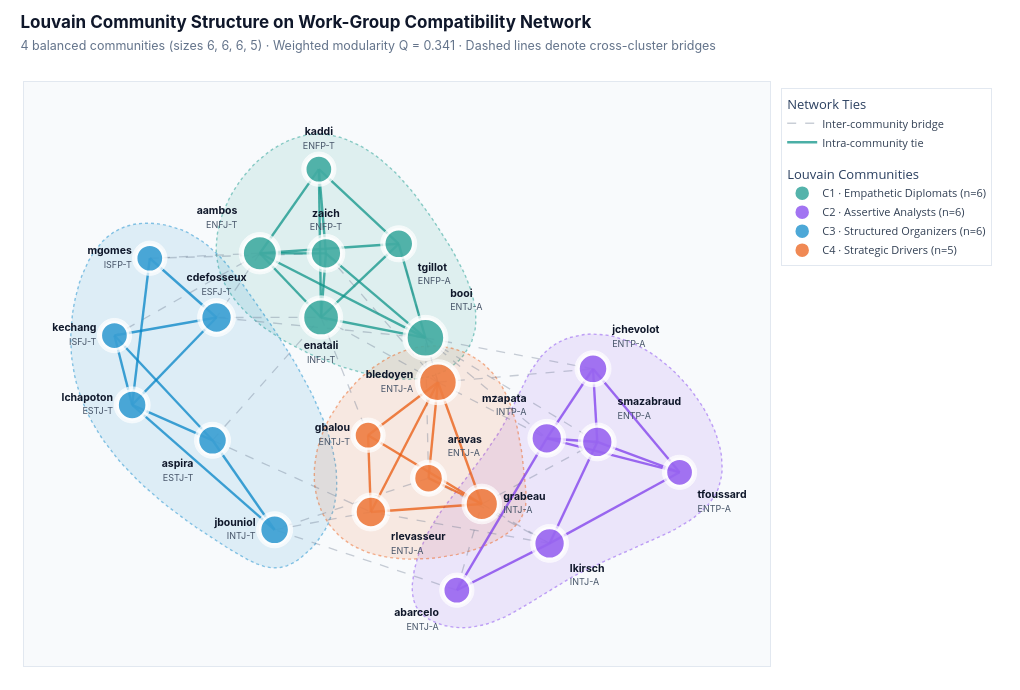

The cell this chart's notebook holds for it:
### Code cell
def smooth_hull_polygon(points, pad=0.08, n_interp=120):
    """Build a padded, C2-smooth closed spline boundary around a 2D node cluster."""
    pts = np.asarray(points, dtype=float)
    centroid = pts.mean(axis=0)
    if len(pts) == 1:
        theta = np.linspace(0, 2 * np.pi, n_interp)
        return centroid[0] + pad * np.cos(theta), centroid[1] + pad * np.sin(theta)
    if len(pts) == 2:
        vec = pts[1] - pts[0]
        unit = vec / max(np.linalg.norm(vec), 1e-6)
        perp = np.array([-unit[1], unit[0]])
        pts_hull = np.array([
            pts[0] - unit * pad + perp * pad,
            pts[1] + unit * pad + perp * pad,
            pts[1] + unit * pad - perp * pad,
            pts[0] - unit * pad - perp * pad,
        ])
    else:
        angles = np.linspace(0, 2 * np.pi, 12, endpoint=False)
        expanded = np.vstack([pts + pad * np.column_stack([np.cos(a), np.sin(a)]) for a in angles])
        hull = ConvexHull(expanded)
        pts_hull = expanded[hull.vertices]

    pts_closed = np.vstack([pts_hull, pts_hull[0]])
    tck, _ = splprep([pts_closed[:, 0], pts_closed[:, 1]], s=0.002, per=True, k=min(3, len(pts_hull) - 1))
    return splev(np.linspace(0, 1, n_interp), tck)


# Figure 7A — Compatibility Network Colored by Louvain Community with Smooth Hulls
fig_comm = go.Figure()
all_nodes = list(G_compat.nodes())
all_pts = np.array([pos_compat[n] for n in all_nodes])
span = max(all_pts[:, 0].max() - all_pts[:, 0].min(), all_pts[:, 1].max() - all_pts[:, 1].min())
text_pos_compat = smart_text_positions(pos_compat, all_nodes)
strength_compat = dict(G_compat.degree(weight="weight"))

for idx, comm in enumerate(compat_communities):
    _, fill_rgba, border_rgba, _ = CLUSTER_PALETTE[idx]
    hx, hy = smooth_hull_polygon([pos_compat[n] for n in comm], pad=0.082 * span)
    fig_comm.add_trace(
        go.Scatter(
            x=hx,
            y=hy,
            fill="toself",
            fillcolor=fill_rgba,
            mode="lines",
            line=dict(color=border_rgba, width=1.4, dash="dot"),
            hoverinfo="skip",
            showlegend=False,
        )
    )

inter_x, inter_y = [], []
for u, v in G_compat.edges():
    if node_to_community[u] != node_to_community[v]:
        inter_x.extend([pos_compat[u][0], pos_compat[v][0], None])
        inter_y.extend([pos_compat[u][1], pos_compat[v][1], None])

fig_comm.add_trace(
    go.Scatter(
        x=inter_x,
        y=inter_y,
        mode="lines",
        line=dict(width=1.3, color="rgba(100, 116, 139, 0.35)", dash="dash"),
        hoverinfo="skip",
        name="Inter-community bridge",
        legendgroup="Links",
        legendgrouptitle_text="Network Ties",
    )
)

for idx, comm in enumerate(compat_communities):
    _, _, border_rgba, _ = CLUSTER_PALETTE[idx]
    intra_x, intra_y = [], []
    for u, v in G_compat.subgraph(comm).edges():
        intra_x.extend([pos_compat[u][0], pos_compat[v][0], None])
        intra_y.extend([pos_compat[u][1], pos_compat[v][1], None])
    fig_comm.add_trace(
        go.Scatter(
            x=intra_x,
            y=intra_y,
            mode="lines",
            line=dict(width=2.4, color=border_rgba.replace("0.45", "0.74")),
            hoverinfo="skip",
            name="Intra-community tie" if idx == 0 else None,
            showlegend=(idx == 0),
            legendgroup="Links",
        )
    )

fig_comm.add_trace(
    go.Scatter(
        x=[pos_compat[n][0] for n in all_nodes],
        y=[pos_compat[n][1] for n in all_nodes],
        mode="markers",
        marker=dict(size=[27 + 1.8 * G_compat.degree(n) for n in all_nodes], color="#FFFFFF"),
        hoverinfo="skip",
        showlegend=False,
    )
)

for idx, comm in enumerate(compat_communities):
    solid, _, _, cname = CLUSTER_PALETTE[idx]
    c_nodes = sorted(comm)
    hover_data = [
        f"<b>{n}</b> · {df.loc[n, 'mbti']}{df.loc[n, 'variant']}<br>"
        f"Community: <b>{cname}</b><br>"
        f"Degree: <b>{G_compat.degree(n)}</b> · Strength: <b>{strength_compat[n]:.2f}</b><br>"
        f"<span style='color:#64748B'>E {df.loc[n, 'E']:.0%} · N {df.loc[n, 'N']:.0%} · "
        f"T {df.loc[n, 'T']:.0%} · J {df.loc[n, 'J']:.0%} · A {df.loc[n, 'A']:.0%}</span>"
        for n in c_nodes
    ]
    fig_comm.add_trace(
        go.Scatter(
            x=[pos_compat[n][0] for n in c_nodes],
            y=[pos_compat[n][1] for n in c_nodes],
            mode="markers+text",
            name=f"{cname} (n={len(c_nodes)})",
            legendgroup="Communities",
            legendgrouptitle_text="Louvain Communities" if idx == 0 else None,
            text=[
                f"<b>{n}</b><br><span style='font-size:9px;color:#475569'>{df.loc[n, 'mbti']}{df.loc[n, 'variant']}</span>"
                for n in c_nodes
            ],
            textposition=[text_pos_compat[n] for n in c_nodes],
            textfont=dict(size=10.5, color="#0F172A", family="Inter, -apple-system, sans-serif"),
            marker=dict(
                size=[20 + 1.8 * G_compat.degree(n) for n in c_nodes],
                color=solid,
                line=dict(width=2.5, color="#FFFFFF"),
            ),
            customdata=hover_data,
            hovertemplate="%{customdata}<extra></extra>",
        )
    )

xs, ys = all_pts[:, 0], all_pts[:, 1]
x_pad = (xs.max() - xs.min()) * 0.16
y_pad = (ys.max() - ys.min()) * 0.18

fig_comm.update_layout(
    title=dict(
        text=(
            "<b>Louvain Community Structure on Work-Group Compatibility Network</b>"
            f"<br><span style='font-size:12.5px;color:#64748B;font-weight:400'>"
            f"4 balanced communities (sizes 6, 6, 6, 5) · Weighted modularity Q = {compat_modularity:.3f} · Dashed lines denote cross-cluster bridges</span>"
        ),
        x=0.02, y=0.96, xanchor="left", yanchor="top",
        font=dict(size=17, color="#0F172A", family="Inter, -apple-system, sans-serif"),
    ),
    width=1020,
    height=690,
    paper_bgcolor="#FFFFFF",
    plot_bgcolor="#F8FAFC",
    margin=dict(l=24, r=250, t=82, b=24),
    xaxis=dict(showgrid=False, zeroline=False, showticklabels=False, range=[xs.min() - x_pad, xs.max() + x_pad], linecolor="#E2E8F0", linewidth=1, mirror=True),
    yaxis=dict(showgrid=False, zeroline=False, showticklabels=False, range=[ys.min() - y_pad, ys.max() + y_pad * 1.15], linecolor="#E2E8F0", linewidth=1, mirror=True),
    legend=dict(x=1.015, y=0.99, xanchor="left", yanchor="top", bgcolor="rgba(255,255,255,0.94)", bordercolor="#E2E8F0", borderwidth=1, font=dict(size=11, color="#334155"), tracegroupgap=12),
    hoverlabel=dict(bgcolor="#FFFFFF", bordercolor="#CBD5E1", font=dict(size=12, family="Inter, -apple-system, sans-serif", color="#0F172A")),
)
fig_comm.show()

# Figure 7B — Psychometric Radar Signatures Across Communities
trait_labels = [
    "Energy (E)<br><span style='font-size:10px;color:#64748B'>Extraverted</span>",
    "Mind (N)<br><span style='font-size:10px;color:#64748B'>Intuitive</span>",
    "Nature (T)<br><span style='font-size:10px;color:#64748B'>Thinking</span>",
    "Tactics (J)<br><span style='font-size:10px;color:#64748B'>Judging</span>",
    "Identity (A)<br><span style='font-size:10px;color:#64748B'>Assertive</span>",
]

fig_radar = go.Figure()
for idx, comm in enumerate(compat_communities):
    solid, fill_rgba, _, cname = CLUSTER_PALETTE[idx]
    means = [float(df.loc[sorted(comm), t].mean() * 100.0) for t in traits]
    fig_radar.add_trace(
        go.Scatterpolar(
            r=means + [means[0]],
            theta=trait_labels + [trait_labels[0]],
            fill="toself",
            fillcolor=fill_rgba.replace("0.11", "0.13"),
            mode="lines+markers",
            name=f"{cname} (n={len(comm)})",
            line=dict(color=solid, width=2.5),
            marker=dict(size=7.5, color=solid, line=dict(width=1.5, color="#FFFFFF")),
            hovertemplate=f"<b>{cname}</b><br>%{{theta}}: <b>%{{r:.1f}}%</b><extra></extra>",
        )
    )

fig_radar.add_trace(
    go.Scatterpolar(
        r=[50, 50, 50, 50, 50, 50],
        theta=trait_labels + [trait_labels[0]],
        mode="lines",
        name="50% Neutral Midpoint",
        line=dict(color="rgba(100, 116, 139, 0.55)", width=1.4, dash="dot"),
        hoverinfo="skip",
    )
)

fig_radar.update_layout(
    title=dict(
        text=(
            "<b>Psychometric Trait Signatures Across Louvain Communities</b>"
            "<br><span style='font-size:12.5px;color:#64748B;font-weight:400'>"
            "Mean continuous 16Personalities scores (%) per cluster on the Work-Group Compatibility Network</span>"
        ),
        x=0.02, y=0.96, xanchor="left", yanchor="top",
        font=dict(size=17, color="#0F172A", family="Inter, -apple-system, sans-serif"),
    ),
    width=960,
    height=580,
    paper_bgcolor="#FFFFFF",
    font=dict(family="Inter, -apple-system, sans-serif", color="#1E293B"),
    margin=dict(l=60, r=265, t=95, b=45),
    polar=dict(
        bgcolor="#F8FAFC",
        radialaxis=dict(
            visible=True,
            range=[0, 100],
            angle=54,
            tickangle=0,
            tickvals=[20, 40, 60, 80],
            ticktext=["20%", "40%", "60%", "80%"],
            tickfont=dict(size=10, color="#64748B"),
            gridcolor="#E2E8F0",
            linecolor="#CBD5E1",
        ),
        angularaxis=dict(
            tickfont=dict(size=11.5, color="#0F172A"),
            gridcolor="#E2E8F0",
            linecolor="#CBD5E1",
            direction="clockwise",
            rotation=90,
        ),
    ),
    legend=dict(
        x=1.05, y=0.92, xanchor="left", yanchor="top",
        bgcolor="rgba(255,255,255,0.95)", bordercolor="#E2E8F0", borderwidth=1,
        font=dict(size=11, color="#334155"),
    ),
    hoverlabel=dict(bgcolor="#FFFFFF", bordercolor="#CBD5E1", font=dict(size=12, family="Inter, -apple-system, sans-serif", color="#0F172A")),
)
fig_radar.show()

### Figure 1 — Plotly figure (JSON) as saved in the notebook; plotly's stock layout.template omitted (floating-point values rounded to 4 significant figures)
{"data": [{"fill": "toself", "fillcolor": "rgba(13, 148, 136, 0.11)", "hoverinfo": "skip", "line": {"color": "rgba(13, 148, 136, 0.45)", "dash": "dot", "width": 1.4}, "mode": "lines", "showlegend": false, "type": "scatter", "x": [-0.5286, -0.5265, -0.523, -0.5182, -0.5119, -0.5044, -0.4957, -0.4858, -0.4747, -0.4625, -0.4493, -0.435, -0.4198, -0.4036, -0.3866, -0.3688, -0.3502, -0.3308, -0.3107, -0.29, -0.2687, -0.2469, -0.2245, -0.2017, -0.1784, -0.1548, -0.1309, -0.1068, -0.08251, -0.05821, -0.03392, -0.00975, 0.01424, 0.03796, 0.06134, 0.0843, 0.1068, 0.1286, 0.1498, 0.1703, 0.1899, 0.2087, 0.2264, 0.2431, 0.2587, 0.2729, 0.2858, 0.2971, 0.3068, 0.3147, 0.3207, 0.3249, 0.3274, 0.3282, 0.3275, 0.3252, 0.3217, 0.3168, 0.3108, 0.3037, 0.2956, 0.2866, 0.2768, 0.2663, 0.2552, 0.2436, 0.2316, 0.2192, 0.2066, 0.1938, 0.181, 0.1681, 0.155, 0.1418, 0.1284, 0.1148, 0.1008, 0.08663, 0.07209, 0.05717, 0.04186, 0.02611, 0.009903, -0.00681, -0.02406, -0.04187, -0.06028, -0.07929, -0.09881, -0.1187, -0.139, -0.1595, -0.1802, -0.201, -0.2217, -0.2423, -0.2628, -0.2829, -0.3027, -0.322, -0.3407, -0.3588, -0.3763, -0.3931, -0.4091, -0.4243, -0.4386, -0.4521, -0.4647, -0.4763, -0.4868, -0.4963, -0.5047, -0.512, -0.518, -0.5228, -0.5263, -0.5285, -0.5293, -0.5286], "y": [0.5456, 0.5227, 0.5003, 0.4784, 0.457, 0.4361, 0.4156, 0.3956, 0.3762, 0.3572, 0.3387, 0.3206, 0.3031, 0.286, 0.2695, 0.2534, 0.2378, 0.2227, 0.208, 0.1939, 0.1802, 0.167, 0.1544, 0.1421, 0.1304, 0.1192, 0.1085, 0.09854, 0.08929, 0.08086, 0.07335, 0.06683, 0.0614, 0.05713, 0.05412, 0.05244, 0.05219, 0.05345, 0.0563, 0.06083, 0.06713, 0.07527, 0.08535, 0.09744, 0.1115, 0.1272, 0.1444, 0.1629, 0.1823, 0.2026, 0.2235, 0.2449, 0.2668, 0.289, 0.3117, 0.3346, 0.3579, 0.3813, 0.405, 0.4288, 0.4527, 0.4767, 0.5008, 0.5248, 0.5487, 0.5725, 0.5962, 0.6197, 0.6429, 0.6659, 0.6885, 0.7108, 0.7327, 0.7541, 0.7751, 0.7955, 0.8154, 0.8347, 0.8533, 0.8713, 0.8885, 0.905, 0.9207, 0.9356, 0.9495, 0.9626, 0.9747, 0.9857, 0.9955, 1.004, 1.01, 1.015, 1.017, 1.017, 1.015, 1.011, 1.004, 0.9952, 0.9847, 0.9726, 0.9589, 0.9438, 0.9275, 0.9099, 0.8912, 0.8715, 0.8509, 0.8295, 0.8073, 0.7846, 0.7614, 0.7377, 0.7137, 0.6896, 0.6653, 0.641, 0.6167, 0.5927, 0.569, 0.5456]}, {"fill": "toself", "fillcolor": "rgba(124, 58, 237, 0.11)", "hoverinfo": "skip", "line": {"color": "rgba(124, 58, 237, 0.45)", "dash": "dot", "width": 1.4}, "mode": "lines", "showlegend": false, "type": "scatter", "x": [0.1242, 0.12, 0.1178, 0.1181, 0.1217, 0.1293, 0.1414, 0.1582, 0.1787, 0.202, 0.2271, 0.253, 0.2787, 0.3039, 0.3286, 0.353, 0.377, 0.4007, 0.4243, 0.4478, 0.4713, 0.4949, 0.5186, 0.5425, 0.5668, 0.5914, 0.6166, 0.6422, 0.6685, 0.6952, 0.7224, 0.7498, 0.7773, 0.8048, 0.8322, 0.8592, 0.8858, 0.9118, 0.9371, 0.9615, 0.985, 1.007, 1.028, 1.048, 1.066, 1.083, 1.097, 1.11, 1.12, 1.129, 1.135, 1.139, 1.141, 1.14, 1.138, 1.134, 1.129, 1.121, 1.112, 1.101, 1.089, 1.076, 1.061, 1.045, 1.027, 1.009, 0.9899, 0.9697, 0.9486, 0.9269, 0.9044, 0.8814, 0.8578, 0.8338, 0.8094, 0.7848, 0.76, 0.735, 0.71, 0.6851, 0.6606, 0.6368, 0.6141, 0.5928, 0.5733, 0.5555, 0.5394, 0.5246, 0.511, 0.4984, 0.4864, 0.4748, 0.4635, 0.4521, 0.4405, 0.4284, 0.4157, 0.4023, 0.3885, 0.3742, 0.3595, 0.3446, 0.3295, 0.3143, 0.299, 0.2839, 0.2688, 0.254, 0.2395, 0.2254, 0.2118, 0.1987, 0.1863, 0.1746, 0.1637, 0.1537, 0.1446, 0.1367, 0.1298, 0.1242], "y": [-0.7, -0.7291, -0.7583, -0.7869, -0.8142, -0.8394, -0.8617, -0.8808, -0.8964, -0.9087, -0.9177, -0.9233, -0.9257, -0.9249, -0.9212, -0.9149, -0.9062, -0.8953, -0.8827, -0.8684, -0.8528, -0.8362, -0.8187, -0.8007, -0.7825, -0.7642, -0.7461, -0.7285, -0.7117, -0.6956, -0.6801, -0.6652, -0.6507, -0.6365, -0.6225, -0.6087, -0.595, -0.5811, -0.5672, -0.5529, -0.5384, -0.5233, -0.5078, -0.4915, -0.4746, -0.4568, -0.438, -0.4182, -0.3973, -0.3752, -0.3518, -0.3274, -0.302, -0.2758, -0.249, -0.2217, -0.1939, -0.166, -0.1379, -0.1099, -0.08203, -0.0545, -0.02742, -0.0009324, 0.02482, 0.0497, 0.07356, 0.09627, 0.1177, 0.1377, 0.1561, 0.1728, 0.1877, 0.2006, 0.2113, 0.2198, 0.2259, 0.2294, 0.2303, 0.2283, 0.2236, 0.216, 0.2056, 0.1924, 0.1764, 0.1577, 0.1366, 0.1135, 0.08864, 0.06238, 0.03503, 0.006919, -0.02164, -0.05031, -0.07879, -0.1067, -0.1339, -0.1604, -0.1862, -0.2113, -0.236, -0.2602, -0.284, -0.3075, -0.3308, -0.3539, -0.3769, -0.3999, -0.423, -0.4461, -0.4695, -0.4931, -0.517, -0.5414, -0.5662, -0.5916, -0.6176, -0.6443, -0.6717, -0.7]}, {"fill": "toself", "fillcolor": "rgba(2, 132, 199, 0.11)", "hoverinfo": "skip", "line": {"color": "rgba(2, 132, 199, 0.45)", "dash": "dot", "width": 1.4}, "mode": "lines", "showlegend": false, "type": "scatter", "x": [-1.004, -1.007, -1.008, -1.009, -1.009, -1.007, -1.005, -1.001, -0.9966, -0.9912, -0.9848, -0.9774, -0.9692, -0.9601, -0.9501, -0.9393, -0.9276, -0.9151, -0.9018, -0.8878, -0.873, -0.8574, -0.8412, -0.8242, -0.8066, -0.7883, -0.7693, -0.7498, -0.7296, -0.7088, -0.6875, -0.6656, -0.6432, -0.6203, -0.5969, -0.5731, -0.5487, -0.524, -0.4988, -0.4732, -0.4473, -0.4213, -0.3952, -0.3695, -0.3442, -0.3196, -0.2959, -0.2733, -0.252, -0.2323, -0.2142, -0.1981, -0.1839, -0.1715, -0.1608, -0.1519, -0.1447, -0.139, -0.1349, -0.1323, -0.1311, -0.1313, -0.1328, -0.1356, -0.1396, -0.1447, -0.151, -0.1583, -0.1665, -0.1757, -0.1857, -0.1966, -0.2082, -0.2205, -0.2335, -0.247, -0.2611, -0.2756, -0.2905, -0.3058, -0.3215, -0.3373, -0.3533, -0.3695, -0.3857, -0.402, -0.4182, -0.4344, -0.4508, -0.4673, -0.4841, -0.5014, -0.5191, -0.5375, -0.5567, -0.5766, -0.5975, -0.6194, -0.6425, -0.6668, -0.6925, -0.7191, -0.7462, -0.7731, -0.7993, -0.8242, -0.8473, -0.8686, -0.8882, -0.9061, -0.9223, -0.937, -0.9502, -0.9619, -0.9721, -0.981, -0.9886, -0.9949, -1.0, -1.004], "y": [0.3034, 0.2723, 0.2417, 0.2116, 0.182, 0.1528, 0.1241, 0.09592, 0.06814, 0.0408, 0.01389, -0.01261, -0.0387, -0.06439, -0.08969, -0.1146, -0.1392, -0.1634, -0.1872, -0.2107, -0.2339, -0.2568, -0.2793, -0.3016, -0.3236, -0.3452, -0.3667, -0.3878, -0.4087, -0.4293, -0.4498, -0.47, -0.49, -0.5097, -0.5293, -0.5487, -0.5679, -0.587, -0.6059, -0.6247, -0.6431, -0.6601, -0.6744, -0.6849, -0.6903, -0.6894, -0.6822, -0.6697, -0.6532, -0.6337, -0.6124, -0.5902, -0.5674, -0.5439, -0.5199, -0.4953, -0.4701, -0.4444, -0.4183, -0.3917, -0.3646, -0.3372, -0.3095, -0.2814, -0.253, -0.2243, -0.1954, -0.1663, -0.137, -0.1075, -0.07794, -0.04828, -0.01856, 0.01119, 0.04094, 0.07067, 0.1003, 0.1299, 0.1594, 0.1887, 0.2178, 0.2467, 0.2754, 0.3038, 0.3319, 0.3597, 0.3872, 0.4142, 0.4405, 0.4662, 0.4909, 0.5146, 0.5372, 0.5584, 0.5782, 0.5963, 0.6127, 0.6273, 0.6397, 0.65, 0.658, 0.6634, 0.6661, 0.6657, 0.662, 0.6548, 0.644, 0.6298, 0.6125, 0.5923, 0.5697, 0.5449, 0.5182, 0.4899, 0.4603, 0.4297, 0.3984, 0.3667, 0.3349, 0.3034]}, {"fill": "toself", "fillcolor": "rgba(234, 88, 12, 0.11)", "hoverinfo": "skip", "line": {"color": "rgba(234, 88, 12, 0.45)", "dash": "dot", "width": 1.4}, "mode": "lines", "showlegend": false, "type": "scatter", "x": [-0.1838, -0.1896, -0.1946, -0.1986, -0.2017, -0.204, -0.2053, -0.2057, -0.2051, -0.2037, -0.2013, -0.198, -0.1938, -0.1887, -0.1826, -0.1756, -0.1676, -0.1587, -0.1489, -0.1381, -0.1264, -0.1137, -0.1001, -0.08548, -0.06994, -0.05345, -0.03599, -0.01757, 0.00175, 0.02187, 0.0427, 0.06412, 0.08603, 0.1083, 0.1309, 0.1537, 0.1765, 0.1993, 0.222, 0.2445, 0.2666, 0.2883, 0.3094, 0.3299, 0.3497, 0.3686, 0.3865, 0.4034, 0.4191, 0.4336, 0.4467, 0.4583, 0.4685, 0.477, 0.4839, 0.489, 0.4923, 0.4937, 0.4936, 0.4926, 0.491, 0.4893, 0.4875, 0.4855, 0.4833, 0.4809, 0.4783, 0.4753, 0.472, 0.4683, 0.4642, 0.4597, 0.4547, 0.4491, 0.443, 0.4363, 0.4289, 0.4208, 0.4121, 0.4026, 0.3923, 0.3812, 0.3692, 0.3563, 0.3425, 0.3277, 0.3119, 0.2955, 0.2783, 0.2606, 0.2425, 0.2242, 0.2057, 0.1872, 0.1687, 0.1503, 0.132, 0.1138, 0.09585, 0.07806, 0.06051, 0.04323, 0.02625, 0.009612, -0.006658, -0.02253, -0.03796, -0.05292, -0.06738, -0.0813, -0.09466, -0.1074, -0.1195, -0.131, -0.1417, -0.1517, -0.161, -0.1694, -0.177, -0.1838], "y": [-0.1777, -0.1991, -0.2205, -0.2419, -0.2633, -0.2846, -0.3057, -0.3266, -0.3472, -0.3676, -0.3876, -0.4073, -0.4266, -0.4453, -0.4636, -0.4813, -0.4984, -0.5148, -0.5306, -0.5456, -0.5598, -0.5732, -0.5857, -0.5973, -0.608, -0.6176, -0.6261, -0.6336, -0.6399, -0.6452, -0.6494, -0.6525, -0.6546, -0.6558, -0.6559, -0.655, -0.6532, -0.6505, -0.6468, -0.6423, -0.6369, -0.6306, -0.6236, -0.6157, -0.607, -0.5976, -0.5874, -0.5765, -0.5648, -0.5525, -0.5395, -0.5257, -0.5111, -0.4957, -0.4794, -0.4622, -0.444, -0.4248, -0.4048, -0.384, -0.3627, -0.341, -0.319, -0.2966, -0.2741, -0.2514, -0.2287, -0.2059, -0.1831, -0.1605, -0.1381, -0.1159, -0.09395, -0.07241, -0.0513, -0.03068, -0.01061, 0.008826, 0.02758, 0.04559, 0.06278, 0.07909, 0.09446, 0.1088, 0.1221, 0.1343, 0.1453, 0.155, 0.1634, 0.1704, 0.176, 0.1801, 0.1826, 0.1835, 0.1829, 0.1807, 0.177, 0.172, 0.1656, 0.1579, 0.149, 0.1389, 0.1277, 0.1154, 0.1021, 0.08792, 0.07282, 0.05689, 0.0402, 0.02279, 0.00473, -0.01393, -0.03312, -0.05279, -0.07289, -0.09335, -0.1141, -0.1351, -0.1563, -0.1777]}, {"hoverinfo": "skip", "legendgroup": "Links", "legendgrouptitle": {"text": "Network Ties"}, "line": {"color": "rgba(100, 116, 139, 0.35)", "dash": "dash", "width": 1.3}, "mode": "lines", "name": "Inter-community bridge", "type": "scatter", "x": [-0.385, -0.5279, null, -0.385, -0.8649, null, -0.385, -0.7482, null, 0.265, -0.3363, null, 0.265, 0.3474, null, 0.1716, 0.1613, null, 0.1716, -0.3363, null, 0.1716, 0.571, null, -0.5412, -0.01868, null, -0.5412, -0.183, null, 0.2026, 0.1613, null, 0.2026, -0.183, null, 0.2026, 0.7144, null, 0.2026, 0.5618, null, 0.2026, 0.07331, null, 0.2026, -0.167, null, 0.1613, -0.5279, null, 0.1613, 0.7144, null, 0.1613, 0.5618, null, 0.1613, 0.7284, null, -0.5279, -0.183, null, -0.183, -0.02789, null, 0.3474, 0.571, null, 0.3474, 0.7284, null, -0.3363, -0.01868, null, 0.571, -0.01868, null, -0.7482, -0.167, null], "y": [0.5481, 0.2952, null, 0.5481, 0.2241, null, 0.5481, 0.5283, null, -0.778, -0.5402, null, -0.778, -0.4387, null, -0.337, 0.215, null, -0.337, -0.5402, null, -0.337, -0.5939, null, -0.188, -0.4703, null, -0.188, 0.2953, null, 0.04038, 0.215, null, 0.04038, 0.2953, null, 0.04038, 0.09338, null, 0.04038, -0.1802, null, 0.04038, 0.5851, null, 0.04038, 0.5476, null, 0.215, 0.2952, null, 0.215, 0.09338, null, 0.215, -0.1802, null, 0.215, -0.1945, null, 0.2952, 0.2953, null, 0.2953, -0.168, null, -0.4387, -0.5939, null, -0.4387, -0.1945, null, -0.5402, -0.4703, null, -0.5939, -0.4703, null, 0.5283, 0.5476, null]}, {"hoverinfo": "skip", "legendgroup": "Links", "line": {"color": "rgba(13, 148, 136, 0.74)", "width": 2.4}, "mode": "lines", "name": "Intra-community tie", "showlegend": true, "type": "scatter", "x": [-0.167, -0.1903, null, -0.167, -0.183, null, -0.167, 0.1613, null, -0.167, -0.385, null, -0.183, -0.385, null, -0.183, 0.1613, null, -0.183, 0.07331, null, -0.183, -0.1903, null, -0.1903, -0.385, null, -0.1903, 0.07331, null, -0.385, 0.1613, null, -0.385, 0.07331, null, 0.07331, 0.1613, null], "y": [0.5476, 0.8789, null, 0.5476, 0.2953, null, 0.5476, 0.215, null, 0.5476, 0.5481, null, 0.2953, 0.5481, null, 0.2953, 0.215, null, 0.2953, 0.5851, null, 0.2953, 0.8789, null, 0.8789, 0.5481, null, 0.8789, 0.5851, null, 0.5481, 0.215, null, 0.5481, 0.5851, null, 0.5851, 0.215, null]}, {"hoverinfo": "skip", "legendgroup": "Links", "line": {"color": "rgba(124, 58, 237, 0.74)", "width": 2.4}, "mode": "lines", "showlegend": false, "type": "scatter", "x": [1.0, 0.5618, null, 1.0, 0.7144, null, 1.0, 0.571, null, 1.0, 0.7284, null, 0.7284, 0.7144, null, 0.7284, 0.571, null, 0.7284, 0.5618, null, 0.571, 0.265, null, 0.5618, 0.265, null, 0.5618, 0.7144, null], "y": [-0.314, -0.1802, null, -0.314, 0.09338, null, -0.314, -0.5939, null, -0.314, -0.1945, null, -0.1945, 0.09338, null, -0.1945, -0.5939, null, -0.1945, -0.1802, null, -0.5939, -0.778, null, -0.1802, -0.778, null, -0.1802, 0.09338, null]}, {"hoverinfo": "skip", "legendgroup": "Links", "line": {"color": "rgba(2, 132, 199, 0.74)", "width": 2.4}, "mode": "lines", "showlegend": false, "type": "scatter", "x": [-0.7482, -0.8065, null, -0.7482, -0.5279, null, -0.5412, -0.8065, null, -0.5412, -0.8649, null, -0.5412, -0.3363, null, -0.3363, -0.8065, null, -0.8649, -0.5279, null, -0.8649, -0.8065, null, -0.5279, -0.8065, null], "y": [0.5283, -0.04872, null, 0.5283, 0.2952, null, -0.188, -0.04872, null, -0.188, 0.2241, null, -0.188, -0.5402, null, -0.5402, -0.04872, null, 0.2241, 0.2952, null, 0.2241, -0.04872, null, 0.2952, -0.04872, null]}, {"hoverinfo": "skip", "legendgroup": "Links", "line": {"color": "rgba(234, 88, 12, 0.74)", "width": 2.4}, "mode": "lines", "showlegend": false, "type": "scatter", "x": [-0.02789, 0.2026, null, -0.02789, 0.3474, null, -0.02789, -0.01868, null, 0.2026, 0.1716, null, 0.2026, 0.3474, null, 0.2026, -0.01868, null, 0.1716, 0.3474, null, -0.01868, 0.3474, null], "y": [-0.168, 0.04038, null, -0.168, -0.4387, null, -0.168, -0.4703, null, 0.04038, -0.337, null, 0.04038, -0.4387, null, 0.04038, -0.4703, null, -0.337, -0.4387, null, -0.4703, -0.4387, null]}, {"hoverinfo": "skip", "marker": {"color": "#FFFFFF", "size": [41.4, 34.2, 36.0, 36.0, 45.0, 45.0, 37.8, 43.2, 34.2, 39.6, 36.0, 36.0, 34.2, 34.2, 36.0, 37.8, 34.2, 37.8, 37.8, 37.8, 34.2, 36.0, 37.8]}, "mode": "markers", "showlegend": false, "type": "scatter", "x": [-0.385, 0.265, 0.1716, -0.5412, 0.2026, 0.1613, -0.5279, -0.183, -0.02789, 0.3474, -0.3363, 0.7144, -0.1903, -0.8649, -0.8065, 0.571, -0.7482, 0.5618, -0.01868, 0.7284, 1.0, 0.07331, -0.167], "y": [0.5481, -0.778, -0.337, -0.188, 0.04038, 0.215, 0.2952, 0.2953, -0.168, -0.4387, -0.5402, 0.09338, 0.8789, 0.2241, -0.04872, -0.5939, 0.5283, -0.1802, -0.4703, -0.1945, -0.314, 0.5851, 0.5476]}, {"customdata": ["<b>aambos</b> · ENFJ-T<br>Community: <b>C1 · Empathetic Diplomats</b><br>Degree: <b>8</b> · Strength: <b>6.85</b><br><span style='color:#64748B'>E 56% · N 64% · T 40% · J 53% · A 36%</span>", "<b>booi</b> · ENTJ-A<br>Community: <b>C1 · Empathetic Diplomats</b><br>Degree: <b>10</b> · Strength: <b>8.70</b><br><span style='color:#64748B'>E 52% · N 61% · T 54% · J 54% · A 69%</span>", "<b>enatali</b> · INFJ-T<br>Community: <b>C1 · Empathetic Diplomats</b><br>Degree: <b>9</b> · Strength: <b>7.85</b><br><span style='color:#64748B'>E 46% · N 64% · T 49% · J 57% · A 39%</span>", "<b>kaddi</b> · ENFP-T<br>Community: <b>C1 · Empathetic Diplomats</b><br>Degree: <b>4</b> · Strength: <b>3.14</b><br><span style='color:#64748B'>E 53% · N 86% · T 22% · J 42% · A 12%</span>", "<b>tgillot</b> · ENFP-A<br>Community: <b>C1 · Empathetic Diplomats</b><br>Degree: <b>5</b> · Strength: <b>4.27</b><br><span style='color:#64748B'>E 65% · N 71% · T 49% · J 42% · A 56%</span>", "<b>zaich</b> · ENFP-T<br>Community: <b>C1 · Empathetic Diplomats</b><br>Degree: <b>6</b> · Strength: <b>4.92</b><br><span style='color:#64748B'>E 78% · N 70% · T 49% · J 43% · A 44%</span>"], "hovertemplate": "%{customdata}<extra></extra>", "legendgroup": "Communities", "legendgrouptitle": {"text": "Louvain Communities"}, "marker": {"color": "#0D9488", "line": {"color": "#FFFFFF", "width": 2.5}, "size": [34.4, 38.0, 36.2, 27.2, 29.0, 30.8]}, "mode": "markers+text", "name": "C1 · Empathetic Diplomats (n=6)", "text": ["<b>aambos</b><br><span style='font-size:9px;color:#475569'>ENFJ-T</span>", "<b>booi</b><br><span style='font-size:9px;color:#475569'>ENTJ-A</span>", "<b>enatali</b><br><span style='font-size:9px;color:#475569'>INFJ-T</span>", "<b>kaddi</b><br><span style='font-size:9px;color:#475569'>ENFP-T</span>", "<b>tgillot</b><br><span style='font-size:9px;color:#475569'>ENFP-A</span>", "<b>zaich</b><br><span style='font-size:9px;color:#475569'>ENFP-T</span>"], "textfont": {"color": "#0F172A", "family": "Inter, -apple-system, sans-serif", "size": 10.5}, "textposition": ["top left", "top right", "bottom center", "top center", "bottom right", "top center"], "type": "scatter", "x": [-0.385, 0.1613, -0.183, -0.1903, 0.07331, -0.167], "y": [0.5481, 0.215, 0.2953, 0.8789, 0.5851, 0.5476]}, {"customdata": ["<b>abarcelo</b> · ENTJ-A<br>Community: <b>C2 · Assertive Analysts</b><br>Degree: <b>4</b> · Strength: <b>3.00</b><br><span style='color:#64748B'>E 100% · N 63% · T 86% · J 78% · A 99%</span>", "<b>jchevolot</b> · ENTP-A<br>Community: <b>C2 · Assertive Analysts</b><br>Degree: <b>5</b> · Strength: <b>4.26</b><br><span style='color:#64748B'>E 51% · N 54% · T 76% · J 33% · A 53%</span>", "<b>lkirsch</b> · INTJ-A<br>Community: <b>C2 · Assertive Analysts</b><br>Degree: <b>6</b> · Strength: <b>4.94</b><br><span style='color:#64748B'>E 49% · N 54% · T 90% · J 69% · A 92%</span>", "<b>mzapata</b> · INTP-A<br>Community: <b>C2 · Assertive Analysts</b><br>Degree: <b>6</b> · Strength: <b>4.98</b><br><span style='color:#64748B'>E 46% · N 64% · T 69% · J 24% · A 83%</span>", "<b>smazabraud</b> · ENTP-A<br>Community: <b>C2 · Assertive Analysts</b><br>Degree: <b>6</b> · Strength: <b>5.10</b><br><span style='color:#64748B'>E 65% · N 56% · T 72% · J 40% · A 85%</span>", "<b>tfoussard</b> · ENTP-A<br>Community: <b>C2 · Assertive Analysts</b><br>Degree: <b>4</b> · Strength: <b>3.27</b><br><span style='color:#64748B'>E 60% · N 63% · T 99% · J 22% · A 83%</span>"], "hovertemplate": "%{customdata}<extra></extra>", "legendgroup": "Communities", "marker": {"color": "#7C3AED", "line": {"color": "#FFFFFF", "width": 2.5}, "size": [27.2, 29.0, 30.8, 30.8, 30.8, 27.2]}, "mode": "markers+text", "name": "C2 · Assertive Analysts (n=6)", "text": ["<b>abarcelo</b><br><span style='font-size:9px;color:#475569'>ENTJ-A</span>", "<b>jchevolot</b><br><span style='font-size:9px;color:#475569'>ENTP-A</span>", "<b>lkirsch</b><br><span style='font-size:9px;color:#475569'>INTJ-A</span>", "<b>mzapata</b><br><span style='font-size:9px;color:#475569'>INTP-A</span>", "<b>smazabraud</b><br><span style='font-size:9px;color:#475569'>ENTP-A</span>", "<b>tfoussard</b><br><span style='font-size:9px;color:#475569'>ENTP-A</span>"], "textfont": {"color": "#0F172A", "family": "Inter, -apple-system, sans-serif", "size": 10.5}, "textposition": ["bottom left", "top right", "bottom right", "top left", "top right", "bottom right"], "type": "scatter", "x": [0.265, 0.7144, 0.571, 0.5618, 0.7284, 1.0], "y": [-0.778, 0.09338, -0.5939, -0.1802, -0.1945, -0.314]}, {"customdata": ["<b>aspira</b> · ESTJ-T<br>Community: <b>C3 · Structured Organizers</b><br>Degree: <b>5</b> · Strength: <b>4.30</b><br><span style='color:#64748B'>E 51% · N 46% · T 64% · J 81% · A 33%</span>", "<b>cdefosseux</b> · ESFJ-T<br>Community: <b>C3 · Structured Organizers</b><br>Degree: <b>6</b> · Strength: <b>5.25</b><br><span style='color:#64748B'>E 54% · N 45% · T 39% · J 57% · A 49%</span>", "<b>jbouniol</b> · INTJ-T<br>Community: <b>C3 · Structured Organizers</b><br>Degree: <b>5</b> · Strength: <b>4.14</b><br><span style='color:#64748B'>E 18% · N 58% · T 69% · J 92% · A 42%</span>", "<b>kechang</b> · ISFJ-T<br>Community: <b>C3 · Structured Organizers</b><br>Degree: <b>4</b> · Strength: <b>3.48</b><br><span style='color:#64748B'>E 36% · N 43% · T 43% · J 76% · A 32%</span>", "<b>lchapoton</b> · ESTJ-T<br>Community: <b>C3 · Structured Organizers</b><br>Degree: <b>5</b> · Strength: <b>4.28</b><br><span style='color:#64748B'>E 58% · N 35% · T 65% · J 75% · A 43%</span>", "<b>mgomes</b> · ISFP-T<br>Community: <b>C3 · Structured Organizers</b><br>Degree: <b>4</b> · Strength: <b>3.35</b><br><span style='color:#64748B'>E 31% · N 36% · T 47% · J 39% · A 31%</span>"], "hovertemplate": "%{customdata}<extra></extra>", "legendgroup": "Communities", "marker": {"color": "#0284C7", "line": {"color": "#FFFFFF", "width": 2.5}, "size": [29.0, 30.8, 29.0, 27.2, 29.0, 27.2]}, "mode": "markers+text", "name": "C3 · Structured Organizers (n=6)", "text": ["<b>aspira</b><br><span style='font-size:9px;color:#475569'>ESTJ-T</span>", "<b>cdefosseux</b><br><span style='font-size:9px;color:#475569'>ESFJ-T</span>", "<b>jbouniol</b><br><span style='font-size:9px;color:#475569'>INTJ-T</span>", "<b>kechang</b><br><span style='font-size:9px;color:#475569'>ISFJ-T</span>", "<b>lchapoton</b><br><span style='font-size:9px;color:#475569'>ESTJ-T</span>", "<b>mgomes</b><br><span style='font-size:9px;color:#475569'>ISFP-T</span>"], "textfont": {"color": "#0F172A", "family": "Inter, -apple-system, sans-serif", "size": 10.5}, "textposition": ["bottom left", "top center", "middle left", "middle left", "middle left", "middle left"], "type": "scatter", "x": [-0.5412, -0.5279, -0.3363, -0.8649, -0.8065, -0.7482], "y": [-0.188, 0.2952, -0.5402, 0.2241, -0.04872, 0.5283]}, {"customdata": ["<b>aravas</b> · ENTJ-A<br>Community: <b>C4 · Strategic Drivers</b><br>Degree: <b>5</b> · Strength: <b>4.39</b><br><span style='color:#64748B'>E 67% · N 61% · T 67% · J 67% · A 71%</span>", "<b>bledoyen</b> · ENTJ-A<br>Community: <b>C4 · Strategic Drivers</b><br>Degree: <b>10</b> · Strength: <b>8.75</b><br><span style='color:#64748B'>E 51% · N 73% · T 69% · J 54% · A 51%</span>", "<b>gbalou</b> · ENTJ-T<br>Community: <b>C4 · Strategic Drivers</b><br>Degree: <b>4</b> · Strength: <b>3.49</b><br><span style='color:#64748B'>E 65% · N 85% · T 63% · J 67% · A 49%</span>", "<b>grabeau</b> · INTJ-A<br>Community: <b>C4 · Strategic Drivers</b><br>Degree: <b>7</b> · Strength: <b>6.14</b><br><span style='color:#64748B'>E 43% · N 70% · T 74% · J 72% · A 64%</span>", "<b>rlevasseur</b> · ENTJ-A<br>Community: <b>C4 · Strategic Drivers</b><br>Degree: <b>6</b> · Strength: <b>5.21</b><br><span style='color:#64748B'>E 61% · N 67% · T 69% · J 83% · A 54%</span>"], "hovertemplate": "%{customdata}<extra></extra>", "legendgroup": "Communities", "marker": {"color": "#EA580C", "line": {"color": "#FFFFFF", "width": 2.5}, "size": [29.0, 38.0, 27.2, 32.6, 30.8]}, "mode": "markers+text", "name": "C4 · Strategic Drivers (n=5)", "text": ["<b>aravas</b><br><span style='font-size:9px;color:#475569'>ENTJ-A</span>", "<b>bledoyen</b><br><span style='font-size:9px;color:#475569'>ENTJ-A</span>", "<b>gbalou</b><br><span style='font-size:9px;color:#475569'>ENTJ-T</span>", "<b>grabeau</b><br><span style='font-size:9px;color:#475569'>INTJ-A</span>", "<b>rlevasseur</b><br><span style='font-size:9px;color:#475569'>ENTJ-A</span>"], "textfont": {"color": "#0F172A", "family": "Inter, -apple-system, sans-serif", "size": 10.5}, "textposition": ["top right", "middle left", "middle left", "middle right", "bottom right"], "type": "scatter", "x": [0.1716, 0.2026, -0.02789, 0.3474, -0.01868], "y": [-0.337, 0.04038, -0.168, -0.4387, -0.4703]}], "layout": {"height": 690, "hoverlabel": {"bgcolor": "#FFFFFF", "bordercolor": "#CBD5E1", "font": {"color": "#0F172A", "family": "Inter, -apple-system, sans-serif", "size": 12}}, "legend": {"bgcolor": "rgba(255,255,255,0.94)", "bordercolor": "#E2E8F0", "borderwidth": 1, "font": {"color": "#334155", "size": 11}, "tracegroupgap": 12, "x": 1.015, "xanchor": "left", "y": 0.99, "yanchor": "top"}, "margin": {"b": 24, "l": 24, "r": 250, "t": 82}, "paper_bgcolor": "#FFFFFF", "plot_bgcolor": "#F8FAFC", "title": {"font": {"color": "#0F172A", "family": "Inter, -apple-system, sans-serif", "size": 17}, "text": "<b>Louvain Community Structure on Work-Group Compatibility Network</b><br><span style='font-size:12.5px;color:#64748B;font-weight:400'>4 balanced communities (sizes 6, 6, 6, 5) · Weighted modularity Q = 0.341 · Dashed lines denote cross-cluster bridges</span>", "x": 0.02, "xanchor": "left", "y": 0.96, "yanchor": "top"}, "width": 1020, "xaxis": {"linecolor": "#E2E8F0", "linewidth": 1, "mirror": true, "range": [-1.163, 1.298], "showgrid": false, "showticklabels": false, "zeroline": false}, "yaxis": {"linecolor": "#E2E8F0", "linewidth": 1, "mirror": true, "range": [-1.076, 1.222], "showgrid": false, "showticklabels": false, "zeroline": false}}}
